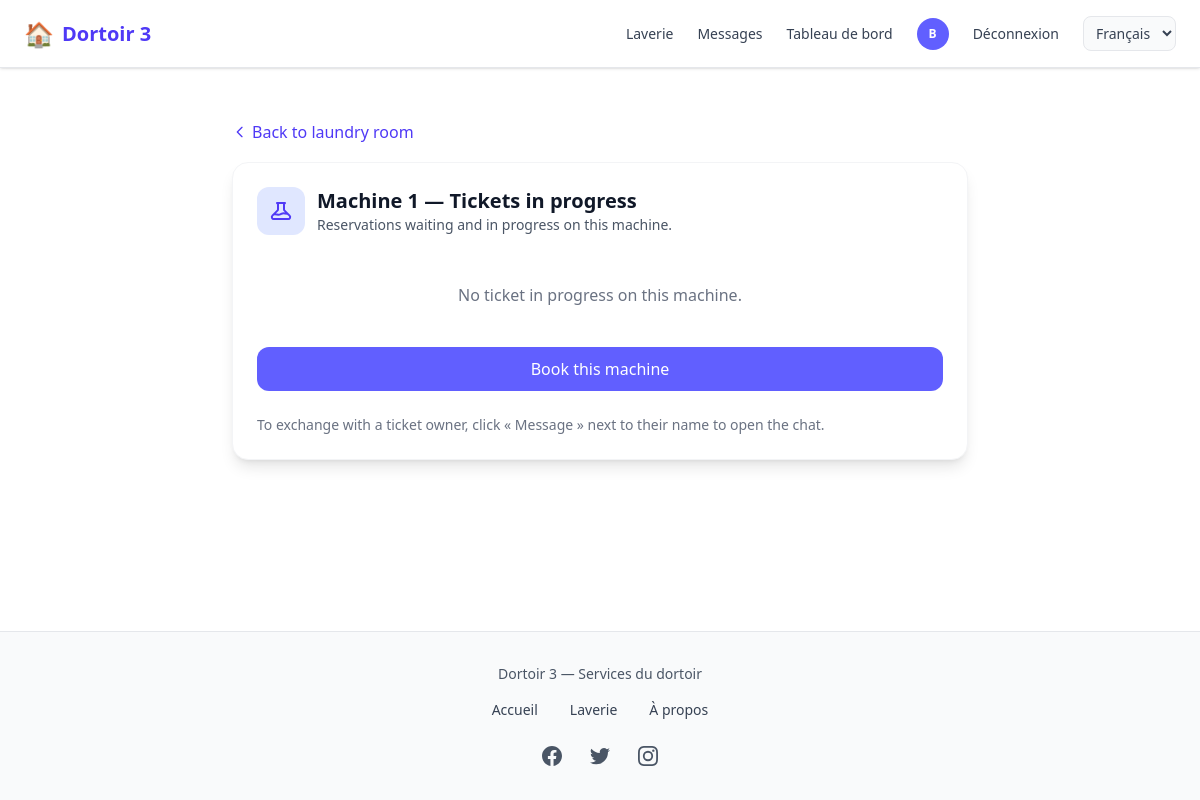
The app's page /laverie/machine/1/tickets/ (signed in), older data.
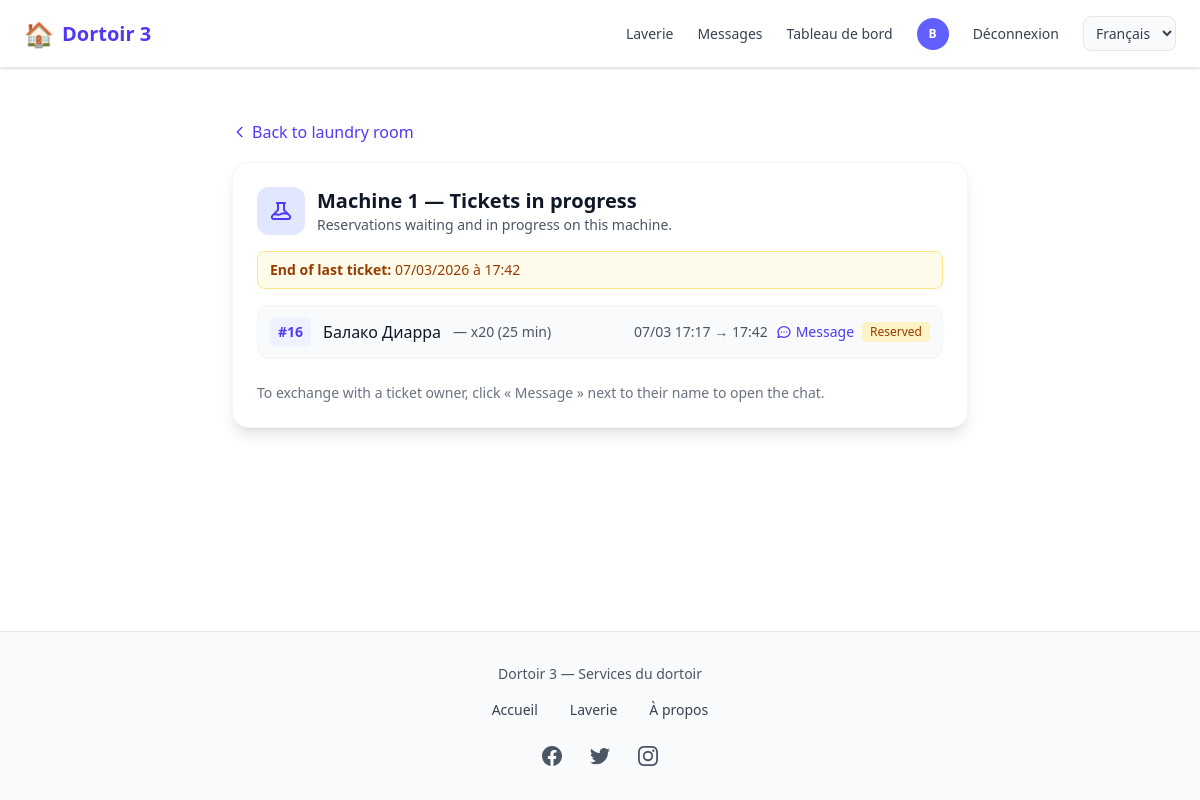
The same page, newer data.
### comptes/models.py (models this page shows, shortened)
class CustomUser(AbstractUser):
    USER_TYPES = (
        ('ADMIN', 'Administrateur'),
        ('client', 'Client'),
        ('vendeur', 'Vendeur'),
        ('coursier', 'Coursier'),
    )
    user_type = models.CharField(max_length=22, choices=USER_TYPES, default="client")
    email = models.EmailField('Adresse email', unique=True,max_length=50)
    telephone = models.CharField(max_length=20, unique=True, blank=True)
    photo = models.ImageField(upload_to=user_photo_upload_to, null=True, blank=True)
    is_premium = models.BooleanField(default=False)
    GENRE = (('masculin', 'Masculin'), ('feminin', 'Féminin'))
    genre = models.CharField(max_length=22, choices=GENRE, null=True, blank=True)
    date_inscription = models.DateField(auto_now_add=True)
    latitude = models.DecimalField(max_digits=9, decimal_places=6, blank=True, null=True)
    longitude = models.DecimalField(max_digits=9, decimal_places=6, blank=True, null=True)
    last_activity = models.DateTimeField(null=True, blank=True, verbose_name="Dernière activité")
    REQUIRED_FIELDS = ['email', 'user_type']

### laverie/models.py (models this page shows, shortened)
class Machine(models.Model):
    nom = models.CharField(max_length=100, help_text="Ex: Machine 1, Lave-linge A")
    ordre = models.PositiveSmallIntegerField(default=0, help_text="Ordre d'affichage")
    active = models.BooleanField(default=True)
    date_creation = models.DateTimeField(auto_now_add=True)
    class Meta:
        ordering = ['ordre', 'nom']

class Reservation(models.Model):
    STATUT_CHOICES = [
        ('reserve', _('Reserved')),
        ('en_cours', _('In progress')),
        ('termine', _('Completed')),
        ('annule', _('Cancelled')),
    ]
    utilisateur = models.ForeignKey(
        settings.AUTH_USER_MODEL,
        on_delete=models.CASCADE,
        related_name='reservations_laverie'
    )
    machine = models.ForeignKey(Machine, on_delete=models.CASCADE, related_name='reservations')
    fonction = models.ForeignKey(
        FonctionMachine,
        on_delete=models.CASCADE,
        related_name='reservations',
        null=True,
        blank=True
    )
    debut = models.DateTimeField()
    fin = models.DateTimeField()
    statut = models.CharField(max_length=20, choices=STATUT_CHOICES, default='reserve')
    date_creation = models.DateTimeField(auto_now_add=True)
    numero = models.PositiveIntegerField(
        unique=True,
        null=True,
        blank=True,
        help_text="Numéro de ticket (séquentiel, affiché à l'utilisateur)",
    )
    class Meta:
        ordering = ['-debut']
    def duree_minutes(self):
        if self.fonction:
            return self.fonction.duree_minutes
        if self.debut and self.fin:
            delta = self.fin - self.debut
            return int(delta.total_seconds() / 60)
        return 0
    @classmethod
    def marquer_tickets_termines(cls):
        from django.utils import timezone
        now = timezone.now()
        return cls.objects.filter(
            statut__in=('reserve', 'en_cours'),
            fin__lt=now,
        ).update(statut='termine')
    @classmethod
    def marquer_tickets_en_cours(cls):
        from django.utils import timezone
        now = timezone.now()
        return cls.objects.filter(
            statut='reserve',
            debut__lte=now,
            fin__gte=now,
        ).update(statut='en_cours')

class FonctionMachine(models.Model):
    machine = models.ForeignKey(Machine, on_delete=models.CASCADE, related_name='fonctions')
    nom = models.CharField(max_length=80, help_text="Ex: Coton, Jeans, Délicat")
    duree_minutes = models.PositiveIntegerField(help_text="Durée du cycle en minutes")
    ordre = models.PositiveSmallIntegerField(default=0)
    active = models.BooleanField(default=True)
    class Meta:
        ordering = ['machine', 'ordre', 'nom']
        unique_together = [['machine', 'nom']]

### laverie/views.py (the view)
# urls.py: path('machine/<int:pk>/tickets/', views.tickets_machine, name='tickets_machine'),
@login_required
def tickets_machine(request, pk):
    Reservation.marquer_tickets_termines()
    Reservation.marquer_tickets_en_cours()
    machine = get_object_or_404(Machine, pk=pk, active=True)
    now = timezone.now()
    tickets = list(
        Reservation.objects.filter(
            machine=machine,
            statut__in=('reserve', 'en_cours'),
            fin__gt=now,
        )
        .select_related('utilisateur', 'fonction')
        .order_by('debut')
    )
    fin_dernier = max((r.fin for r in tickets), default=None)
    return render(request, 'laverie/tickets_machine.html', {
        'machine': machine,
        'tickets': tickets,
        'fin_dernier_ticket': fin_dernier,
        'user_display_default': _('User'),
    })

### comptes/context_processors.py (called while the page is built)
def notifications_context(request):
    context = {
        'pending_orders_count': 0,
        'packaged_orders_count': 0,
        'unread_messages_count': 0,
    }
    if request.user.is_authenticated:
        from chat.models import Message, Conversation
        conversations = Conversation.objects.filter(
            Q(participant1=request.user) | Q(participant2=request.user)
        )
        context['unread_messages_count'] = Message.objects.filter(
            Q(conversation__in=conversations) & ~Q(sender=request.user),
            lu=False
        ).count()
    return context

### templates/laverie/tickets_machine.html (shortened to what this page needs)
{% extends 'home.html' %}
{% load static %}
{% load i18n %}
{% block contenu %}
<div class="max-w-3xl mx-auto py-4 sm:py-6 px-3 sm:px-4">
    <div class="mb-4">
        <a href="{% url 'laverie:accueil' %}" class="text-indigo-600 hover:text-indigo-700 font-medium inline-flex items-center gap-1">
            <svg class="w-4 h-4" fill="none" stroke="currentColor" viewBox="0 0 24 24"><path stroke-linecap="round" stroke-linejoin="round" stroke-width="2" d="M15 19l-7-7 7-7"/></svg>
            {% trans "Back to laundry room" %}
        </a>
    </div>
    <div class="bg-white rounded-2xl shadow-lg border border-gray-100 p-6">
        <div class="flex items-center gap-3 mb-4">
            <div class="w-12 h-12 rounded-xl bg-indigo-100 flex items-center justify-center">
            </div>
            <div>
                <h1 class="text-xl font-bold text-gray-900">{{ machine.nom }} — {% trans "Tickets in progress" %}</h1>
                <p class="text-sm text-gray-600">{% trans "Reservations waiting and in progress on this machine." %}</p>
            </div>
        </div>
        {% if fin_dernier_ticket %}
        <p class="text-sm text-amber-800 bg-amber-50 border border-amber-200 rounded-lg px-3 py-2 mb-4">
            <strong>{% trans "End of last ticket:" %}</strong> {{ fin_dernier_ticket|date:"d/m/Y" }} {% trans "at" %} {{ fin_dernier_ticket|time }}
        </p>
        {% endif %}
        {% if tickets %}
        <ul class="space-y-2">
            {% for r in tickets %}
            <li class="flex flex-wrap items-center justify-between gap-2 p-3 rounded-xl border border-gray-100 bg-gray-50 hover:bg-gray-100 transition">
                <div class="flex items-center gap-3 flex-wrap flex-1 min-w-0">
                    <span class="font-bold text-indigo-600 bg-indigo-50 px-2 py-1 rounded text-sm">#{{ r.numero|default:r.pk }}</span>
                    <span class="font-medium text-gray-900">{{ r.utilisateur.get_full_name|default:user_display_default }}</span>
                    <span class="text-sm text-gray-600">— {{ r.fonction.nom|default:"—" }} ({{ r.duree_minutes }} {% trans "min" %})</span>
                </div>
                <div class="text-sm text-gray-600">
                    {{ r.debut|date:"d/m" }} {{ r.debut|time }} → {{ r.fin|time }}
                </div>
                <div class="flex items-center gap-2">
                    <a href="{% url 'chat:conversation_with_user' r.utilisateur_id %}" class="text-indigo-600 hover:text-indigo-700 text-sm font-medium inline-flex items-center gap-1" title="{% trans 'Send a message' %}">
                        <svg class="w-4 h-4" fill="none" stroke="currentColor" viewBox="0 0 24 24"><path stroke-linecap="round" stroke-linejoin="round" stroke-width="2" d="M8 12h.01M12 12h.01M16 12h.01M21 12c0 4.418-4.03 8-9 8a9.863 9.863 0 01-4.255-.949L3 20l1.395-3.72C3.512 15.042 3 13.574 3 12c0-4.418 4.03-8 9-8s9 3.582 9 8z"/></svg>
                        {% trans "Message" %}
                    </a>
                    <span class="px-2 py-0.5 rounded text-xs font-medium
                        {% if r.statut == 'reserve' %}bg-amber-100 text-amber-800
                        {% else %}bg-blue-100 text-blue-800{% endif %}">
                        {{ r.get_statut_display }}
                    </span>
                </div>
            </li>
            {% endfor %}
        </ul>
        {% else %}
        <p class="text-gray-500 text-center py-8">{% trans "No ticket in progress on this machine." %}</p>
        <a href="{% url 'laverie:reserver' %}?machine={{ machine.id }}" class="block w-full text-center bg-indigo-500 hover:bg-indigo-600 text-white py-2.5 rounded-xl font-medium transition mt-2">
            {% trans "Book this machine" %}
        </a>
        {% endif %}
        <p class="mt-6 text-sm text-gray-500">
            {% trans "To exchange with a ticket owner, click « Message » next to their name to open the chat." %}
        </p>
    </div>
</div>
{% endblock %}

### templates/home.html (shortened to what this page needs)
{% load static %}
{% load i18n %}
<!DOCTYPE html>
<html lang="{% get_current_language as lang %}{{ lang }}" id="htmlElement">
<head>
 <script src="https://cdn.jsdelivr.net/npm/@tailwindcss/browser@4"></script>
</head>
<body class="bg-white text-gray-900 flex flex-col min-h-screen m-0 overflow-x-hidden">
    <header>
        {% include "nav_footer/nav.html" %}
    </header>
    <main id="mainContent" class="flex-grow lg:ml-0 px-2 sm:px-4 md:px-6 md:pt-24 pt-16 sm:pt-20">
        {% block contenu %}{% endblock %}
    </main>
    {% include "nav_footer/footer.html" %}
</body>
</html>

### templates/nav_footer/nav.html (shortened to what this page needs)
{% load static %}
{% load i18n %}
<nav class="hidden md:flex fixed top-0 left-0 w-full z-50 bg-white border-b border-gray-200 shadow-sm">
  <div class="flex items-center justify-between w-full max-w-7xl mx-auto px-6 py-4">
    <a href="{% url 'home' %}"
       class="flex items-center space-x-2 text-indigo-600 text-xl font-semibold hover:opacity-90 transition">
      <span class="text-2xl">🏠</span>
      <span>{% trans "Dortoir 3" %}</span>
    </a>
    <div class="flex items-center space-x-6 text-sm font-medium">
      <a href="{% url 'laverie:accueil' %}"
         class="text-gray-700 hover:text-indigo-500 transition">
        {% trans "Laverie" %}
      </a>
      {% if user.is_authenticated %}
        <a href="{% url 'chat:mes_conversations' %}"
           class="relative text-gray-700 hover:text-indigo-500 transition">
          {% trans "Messages" %}
        </a>
        {% if user.user_type == 'ADMIN' %}
          <a href="{% url 'dashboard' %}"
             class="text-gray-700 hover:text-indigo-500 transition">
            {% trans "Dashboard" %}
          </a>
        {% endif %}
        <a href="{% url 'profile' %}" class="flex items-center">
          {% if user.photo %}
            <img src="{{ user.photo.url }}"
                 class="w-8 h-8 rounded-full object-cover border">
          {% else %}
            <div class="w-8 h-8 rounded-full bg-indigo-500 flex items-center justify-center text-white text-xs font-bold">
              {{ user.first_name|first|default:user.email|first|upper }}
            </div>
          {% endif %}
        </a>
        <a href="{% url 'logout' %}"
           class="text-gray-700 hover:text-red-500 transition">
          {% trans "Log out" %}
        </a>
      {% else %}
        <a href="{% url 'login' %}"
           class="text-gray-700 hover:text-indigo-500 transition">
          {% trans "Log in" %}
        </a>
      {% endif %}
      <form action="{% url 'set_language' %}" method="post" class="inline" id="lang-form-desktop">
        <select name="language" onchange="this.form.submit()" class="text-sm border border-gray-200 rounded-lg px-2 py-1.5 bg-gray-50 text-gray-700 cursor-pointer">
          {% get_current_language as CURRENT_LANG %}
          {% for code, name in LANGUAGES %}
          <option value="{{ code }}" {% if code == CURRENT_LANG %}selected{% endif %}>{{ name }}</option>
          {% endfor %}
        </select>
      </form>
    </div>
  </div>
</nav>
            {% get_current_language as CURRENT_LANG %}

### templates/nav_footer/footer.html (shortened to what this page needs)
{% load static %}
{% load i18n %}
<footer class="bg-gray-50 py-8 px-6 border-t border-gray-200 mt-8">
  <div class="max-w-7xl mx-auto">
    <p class="text-center text-gray-600 text-sm font-medium mb-4">{% trans "Dortoir 3 — Dormitory services" %}</p>
    <div class="flex flex-wrap justify-center gap-6 md:gap-8 mb-6">
      <a href="{% url 'home' %}" class="text-gray-700 hover:text-indigo-500 transition text-sm font-medium">{% trans "Home" %}</a>
      <a href="{% url 'laverie:accueil' %}" class="text-gray-700 hover:text-indigo-500 transition text-sm font-medium">{% trans "Laverie" %}</a>
      <a href="#" class="text-gray-700 hover:text-indigo-500 transition text-sm font-medium">{% trans "About" %}</a>
    </div>
    <div class="flex justify-center items-center space-x-6">
      <a href="#" class="text-gray-600 hover:text-indigo-500 transition-transform duration-300 hover:scale-110">
      </a>
      <a href="#" class="text-gray-600 hover:text-indigo-500 transition-transform duration-300 hover:scale-110">
      </a>
      <a href="#" class="text-gray-600 hover:text-indigo-500 transition-transform duration-300 hover:scale-110">
      </a>
    </div>
  </div>
</footer>

Row changes from the older to the newer data that the page shows:
added Reservation: fin "07/03/2026", fin "17:42", numero "16", utilisateur.get_full_name "Балако Диарра", fonction.nom "x20", duree_minutes "25", debut "07/03", debut "17:17", statut "Reserved"
Text that changed along with them:
text no longer shown: "No ticket in progress on this machine. Book this machine"
text now shown: "End of last ticket: à"
